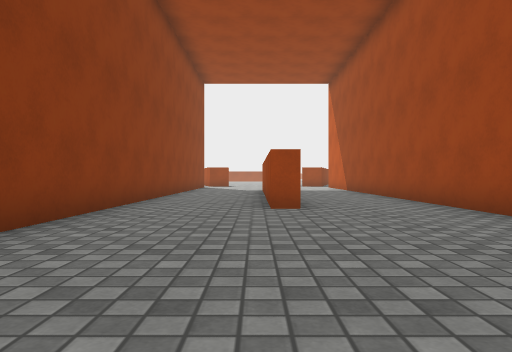
[1] (above)

15 first-person views from a walk through a scene from a Unity 3-D project. The camera is 0.55 m above the floor, looks level and sees 70° across. The floor is counted in squares, 1 m on a side. Each view is taken from the middle of a square. On the plan, view 1 faces up. The plan holds only what a view shows up to about 9 squares ahead; the rest is blank. The place goes on beyond the plan. The player character is not drawn. Surface patterns are stand-ins for the level's own textures.

[2]
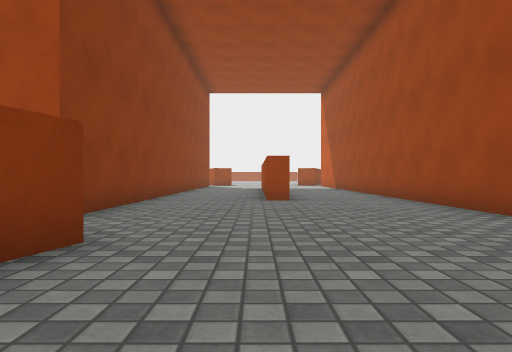

[3]
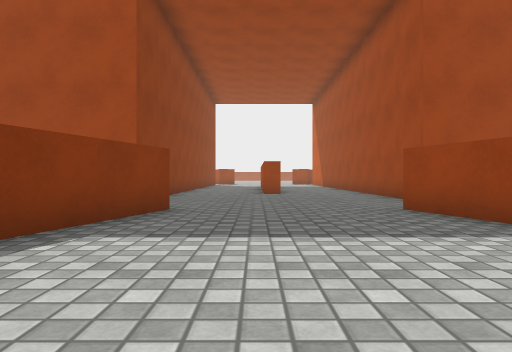

[4]
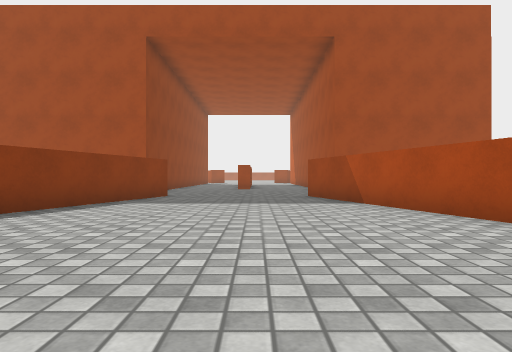

[5]
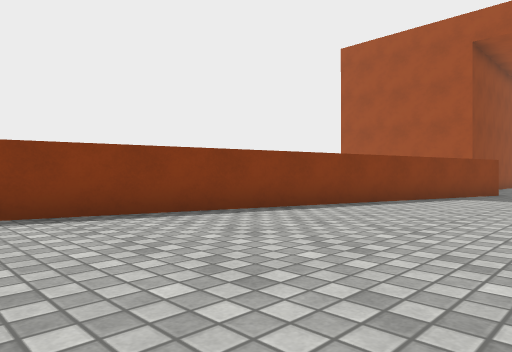

[6]
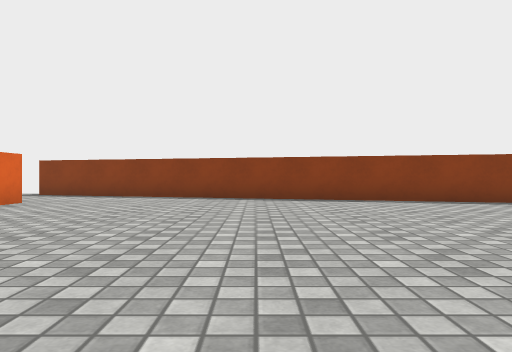

[7]
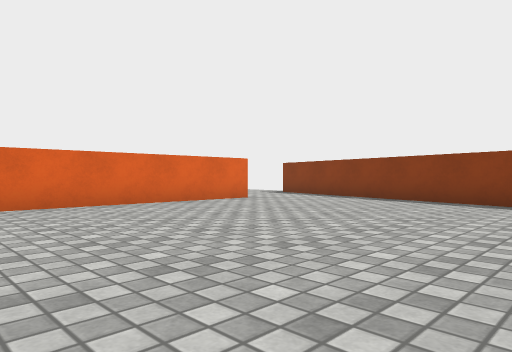

[8]
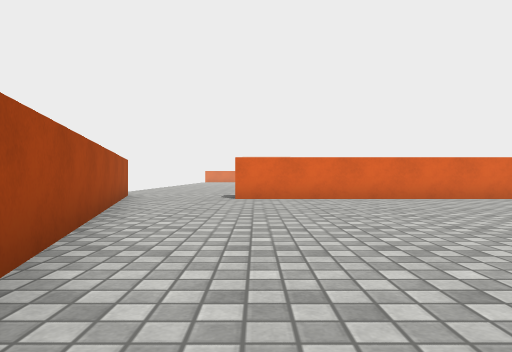

[9]
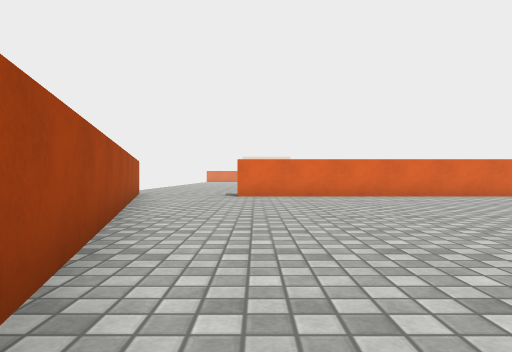

[10]
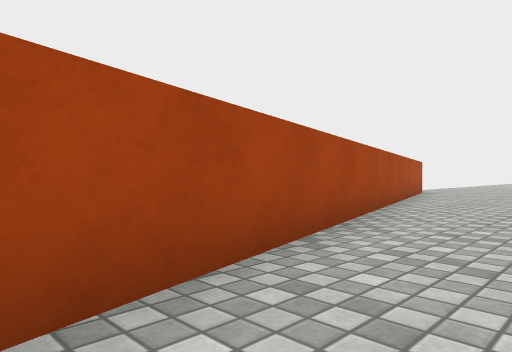

[11]
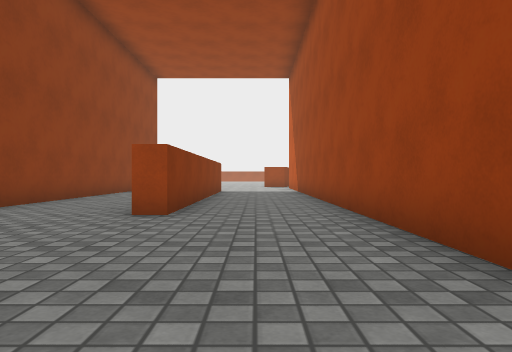

[12]
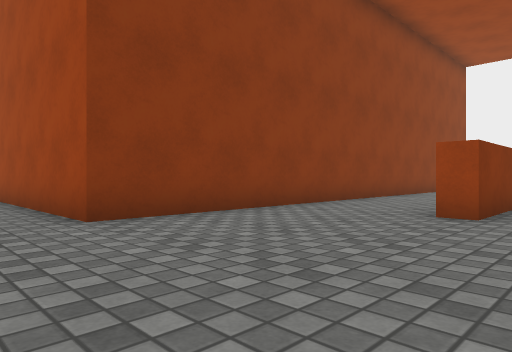

[13]
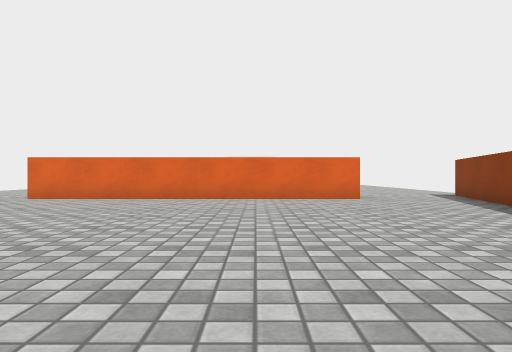

[14]
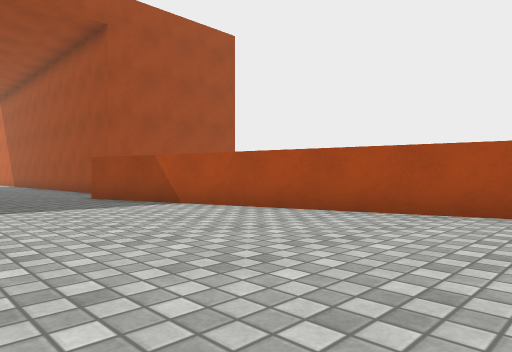

[15]
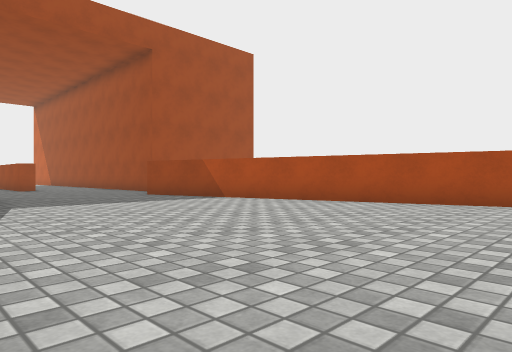

### Floor plan
Points are (right, up) in squares from view 1. A wall is a line through its corners. A room is listed if a view was taken in it or the views show most of it. See-through windows are left out.
Room 1 (views 1, 2, 3, 4, 5, 6, 7, 8, 9, 10, 11, 12, 13, 14, 15)
walls: (-1.4, 1) (-5.8, -15.4); (3.5, 3) (3.5, 9.5); (-3.5, -16.8) (4.5, -16.8); (6.8, -15.3) (2.4, 1); (0.8, 9.5) (0.8, 6.2) (0.3, 6.2) (0.3, 9); (-2.5, 9.5) (-2.5, 2.7) (-3.5, 2.7)
ways out: opening at (-4.5, -16.5); opening at (-3, 2); opening at (5.5, -16.5)

Where each view was taken, in squares from view 1:
view 1: 0 up, 0 right, facing up
view 2: 2 down, 0 right, facing up
view 3: 5 down, 0 right, facing up
view 4: 9 down, 1 right, facing up
view 5: 11 down, 1 right, facing up-left
view 6: 12 down, 4 right, facing left
view 7: 10 down, 3 right, facing down-left
view 8: 8 down, 4 right, facing down
view 9: 7 down, 4 right, facing down
view 10: 6 down, 3 right, facing down-right
view 11: 1 up, 2 right, facing up
view 12: 1 up, 2 right, facing up-left
view 13: 8 down, 1 left, facing down
view 14: 8 down, 1 left, facing up-right
view 15: 9 down, 3 left, facing up-right
